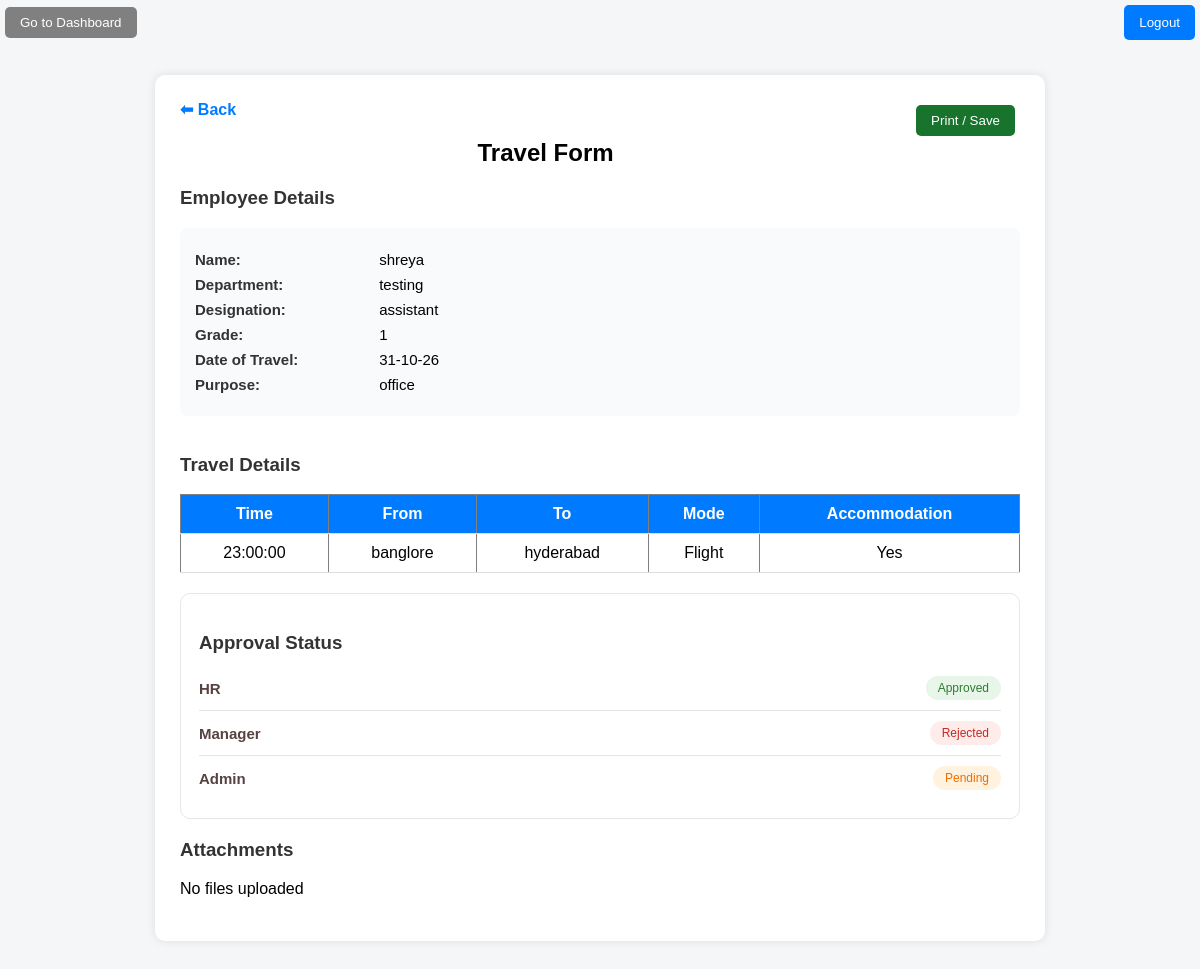
Page /PHP_Project/view.php?id=14 on the committed database.
### tables this page shows
CREATE TABLE `travel_requests` (
  `request_id` int(11) NOT NULL,
  `user_id` int(11) DEFAULT NULL,
  `name` varchar(100) DEFAULT NULL,
  `dept` varchar(50) DEFAULT NULL,
  `designation` varchar(50) DEFAULT NULL,
  `grade` varchar(20) DEFAULT NULL,
  `travel_date` date DEFAULT NULL,
  `purpose` text DEFAULT NULL,
  `created_at` timestamp NOT NULL DEFAULT current_timestamp()
);

CREATE TABLE `travel_details` (
  `detail_id` int(11) NOT NULL,
  `request_id` int(11) DEFAULT NULL,
  `time` time DEFAULT NULL,
  `from_location` varchar(100) DEFAULT NULL,
  `to_location` varchar(100) DEFAULT NULL,
  `mode` varchar(50) DEFAULT NULL,
  `accommodation` varchar(100) DEFAULT NULL
);

CREATE TABLE `approvals` (
  `approval_id` int(11) NOT NULL,
  `request_id` int(11) DEFAULT NULL,
  `role` varchar(50) DEFAULT NULL,
  `status` varchar(20) DEFAULT 'Pending',
  `approved_by` varchar(100) DEFAULT NULL,
  `action_date` timestamp NULL DEFAULT NULL,
  `remarks` text DEFAULT NULL
);

### PHP_Project/view.php (the view, shortened to what this page needs)
<?php
$conn = mysqli_connect("localhost", "root", "", "login_db");
$id = $_GET['id'];
$result = mysqli_query($conn, "
    SELECT * FROM travel_requests WHERE request_id=$id
");
$data = mysqli_fetch_assoc($result);
?>
<html>
<head>
<body>
<div style='text-align:right; display:flex; justify-content:space-between; align-items:center; margin-bottom:15px;'>
    <a href="dashboard.php">
        <button class="dashboard" style='background-color: grey; text-decoration:none;'>Go to Dashboard</button>
    </a>
    <a href='logout.php' style='display:inline-block; text-decoration:none;'>
        <button style='
            padding:10px 15px;
            margin:5px;
            border:none;
            border-radius:5px;
            background-color:#007BFF;
            color:white;
            cursor:pointer;
        '>Logout</button>
    </a>
</div>
<div class="container">
<div style="margin-bottom:15px;">
    <a href="javascript:history.back()">⬅ Back</a>
    <button onclick="window.print()" class="print-btn">Print / Save</button>
</div>
<h2>Travel Form</h2>
<h3>Employee Details</h3>
<?php
echo "<div class='details'>
<p><span class='label'>Name:</span> {$data['name']}</p>
<p><span class='label'>Department:</span> {$data['dept']}</p>
<p><span class='label'>Designation:</span> {$data['designation']}</p>
<p><span class='label'>Grade:</span> {$data['grade']}</p>
<p><span class='label'>Date of Travel:</span> " . date("d-m-y", strtotime($data['travel_date'])) . "</p>
<p><span class='label'>Purpose:</span> {$data['purpose']}</p>
</div>";
?>
<br>
<h3>Travel Details</h3>
<table border="1" cellpadding="10">
<tr>
    <th>Time</th>
    <th>From</th>
    <th>To</th>
    <th>Mode</th>
    <th>Accommodation</th>
</tr>
<?php
$travel_q = mysqli_query($conn, "
    SELECT * FROM travel_details WHERE request_id=$id
");
while ($t = mysqli_fetch_assoc($travel_q)) {
    echo "<tr>
        <td>{$t['time']}</td>
        <td>{$t['from_location']}</td>
        <td>{$t['to_location']}</td>
        <td>{$t['mode']}</td>
        <td>{$t['accommodation']}</td>
    </tr>";
}
?>
</table>
<?php
echo "<div class='status-box'>";
echo "<h3>Approval Status</h3>";
$status_q = mysqli_query($conn, "
    SELECT role, status,remarks FROM approvals
    WHERE request_id=$id
");
while ($s = mysqli_fetch_assoc($status_q)) {
    $class = "";
    if ($s['status'] == "Approved") {
        $class = "approved";
    } elseif ($s['status'] == "Rejected") {
        $class = "rejected";
    } else {
        $class = "pending";
    }
    echo "<div class='status-row'>
        <span class='role'>".$s['role']."</span>
        <span class='badge $class'>".$s['status']."</span>
      </div>";
}
echo "</div>";
?>
<?php
echo "<h3>Attachments</h3>";
$docs = mysqli_query($conn, "
    SELECT * FROM documents WHERE request_id=$id AND uploaded_by='user'
");
if (mysqli_num_rows($docs) == 0) {
    echo "No files uploaded";
}
?>
<?php
echo "<br><br>";?>
</body>
</html>

### PHP_Project/view.php (style rules this page uses)
body { font-family: Arial, sans-serif; background-color: #f4f6f8; margin: 0; padding: 0; }
.container { width: 70%; margin: 30px auto; background: white; padding: 25px; border-radius: 10px; box-shadow: 0 0 10px rgba(0,0,0,0.1); }
h2 { text-align: center; margin-bottom: 20px; }
h3 { margin-top: 20px; color: #333; }
a { text-decoration: none; color: #007BFF; font-weight: bold; }
table { width: 100%; border-collapse: collapse; margin-top: 10px; }
th { background-color: #007BFF; color: white; }
th, td { padding: 10px; text-align: center; border-bottom: 1px solid #ddd; }
button { padding: 8px 15px; border: none; border-radius: 5px; margin: 5px; cursor: pointer; color: white; }
.details { margin-top: 15px; }
.details p { margin: 8px 0; font-size: 15px; }
.label { display: inline-block; width: 180px; font-weight: bold; color: #333; }
.details { background: #f9fafb; padding: 15px; border-radius: 8px; }
.status-box { margin-top: 20px; padding: 18px; border-radius: 10px; background: #ffffff; border: 1px solid #e5e7eb; }
.status-box h3 { margin-bottom: 12px; color: #333; }
.status-row { display: flex; justify-content: space-between; align-items: center; padding: 10px 0 2px 0; border-bottom: none; font-size: 15px; }
.remarks, .status-row:not(:has(+ .remarks)) { border-bottom: 1px solid #e5e5e5; padding-bottom: 10px; }
.status-row:last-child { border-bottom: none; }
.role { font-weight: 600; color: #574242; }
.badge { padding: 5px 12px; border-radius: 20px; font-size: 12px; font-weight: 500; }
.approved { background: #e8f5e9; color: #2e7d32; }
.pending { background: #fff3e0; color: #ef6c00; }
.rejected { background: #fdecea; color: #c62828; }
.print-btn { background: #18732d; color: white; padding: 8px 15px; border: none; border-radius: 5px; cursor: pointer; float: right; margin-bottom: 10px; }

### rows in the picture
travel_requests: name "shreya", dept "testing", designation "assistant", grade "1", travel_date "31-10-26", purpose "office"
travel_details: time "23:00:00", from_location "banglore", to_location "hyderabad", mode "Flight", accommodation "Yes"
approvals: role "HR", status "Approved"
approvals: role "Manager", status "Rejected"
approvals: role "Admin", status "Pending"
